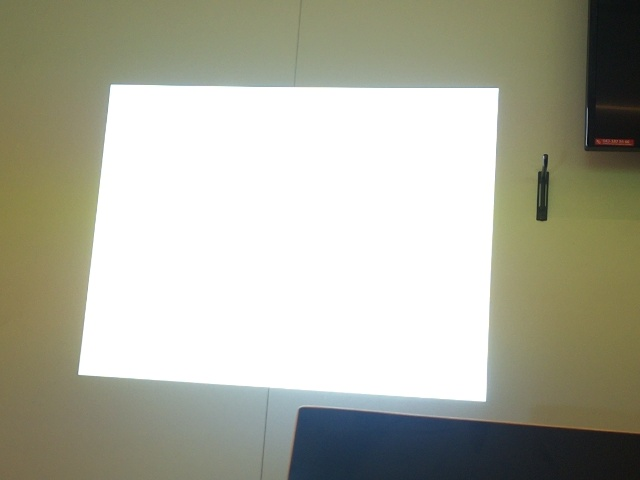
#> input picture test_material/normal/frame_360.jpg, 640 x 480 px
$ python detection.py
#> lines starting #> are read from the running program, lines starting #| are printed output that depends on the picture; after the words box and inside, x2 and y2 are one past the last pixel; in counts of white or black regions, pixels touching at a corner belong together
"""
Detection script
"""

import cv2

# Define parameters at the top of the file or in a config section
MIN_DETECTION_AREA = 5000
THRESHOLD = 210
BLUR_AMOUNT = 5

def cornerdetect(frame, blur_amount=BLUR_AMOUNT, threshold=THRESHOLD, min_detection_area=MIN_DETECTION_AREA):
    detection_frame = frame.copy()
    gray = cv2.cvtColor(detection_frame, cv2.COLOR_RGB2GRAY)

    # Blur - to smooth out noise
    if blur_amount > 0:
        blur = cv2.GaussianBlur(gray, (blur_amount, blur_amount), 0)
    else:
        blur = gray.copy()

    # Threshold image
    _, thresh = cv2.threshold(blur, threshold, 255, cv2.THRESH_BINARY)

    contours, _ = cv2.findContours(
        thresh,
        cv2.RETR_EXTERNAL, # only outer boundaries (no holes / no inner contours)
        cv2.CHAIN_APPROX_SIMPLE # compress segments to only their corner points
    )

    if contours:
        largest = max(contours, key=cv2.contourArea)

        # Ignore tiny blobs
        if cv2.contourArea(largest) > min_detection_area:
            peri = cv2.arcLength(largest, True)
            approx = cv2.approxPolyDP(largest, 0.02 * peri, True)
            print(approx)

            if len(approx) == 4: # only if we have a quadrilateral
                pts = approx.reshape(4, 2)

                # Draw corners
                for x, y in pts:
                    cv2.circle(detection_frame, (x, y), 8, (0, 255, 0), -1)

                cv2.polylines(detection_frame, [approx], True, (255, 0, 0), 2)

    return pts, detection_frame, thresh

def tune_parameters(frame):
    window = "tune parameters"
    cv2.namedWindow(window)

    # Trackbars
    cv2.createTrackbar("blur",       window, BLUR_AMOUNT,        31,      lambda v: None)
    cv2.createTrackbar("threshold",  window, THRESHOLD,          255,     lambda v: None)
    # cv2.createTrackbar("min area /10", window, MIN_DETECTION_AREA // 10, 5000, lambda v: None)

    while True:
        blur  = cv2.getTrackbarPos("blur",         window)
        threshold = cv2.getTrackbarPos("threshold",    window)
        # area  = cv2.getTrackbarPos("min area /10", window) * 10
        area = MIN_DETECTION_AREA

        # blur must be odd and > 0 for GaussianBlur
        blur_safe = max(1, blur | 1)   # bitwise OR with 1 forces odd
        pts, vis, thresh = cornerdetect(frame, blur_amount=blur_safe,
                                             threshold=threshold,
                                             min_detection_area=area)

        # Overlay current values on the preview
        info = f"blur={blur_safe}  thresh={threshold}  min_area={area}"
        cv2.putText(vis, info, (10, 28), cv2.FONT_HERSHEY_SIMPLEX,
                    0.7, (0, 255, 255), 2, cv2.LINE_AA)

        cv2.imshow(window, vis)
        cv2.imshow("threshold view", thresh)

        key = cv2.waitKey(30) & 0xFF
        if key in (ord("q"), 13):   # q or Enter to confirm
            break

    cv2.destroyAllWindows()
    print(f"Final values → BLUR_AMOUNT={blur_safe}, THRESHOLD={threshold}, MIN_DETECTION_AREA={area}")
    return blur_safe, threshold, area

tune_parameters(cv2.imread("test_material/normal/frame_360.jpg"))
#> in tune_parameters, `window = "tune parameters"`: window = 'tune parameters'
#> in tune_parameters, `blur  = cv2.getTrackbarPos("blur",         window)`: blur = 5
#> in tune_parameters, `threshold = cv2.getTrackbarPos("threshold",    window)`: threshold = 210
#> in tune_parameters, `blur_safe = max(1, blur | 1)`: blur_safe = 5
#> in cornerdetect, detection_frame is the input picture: shape (480, 640, 3); mean B, G, R 158.7, 174, 173.4
#> in cornerdetect, `gray = cv2.cvtColor(detection_frame, cv2.COLOR_RGB2GRAY)`:
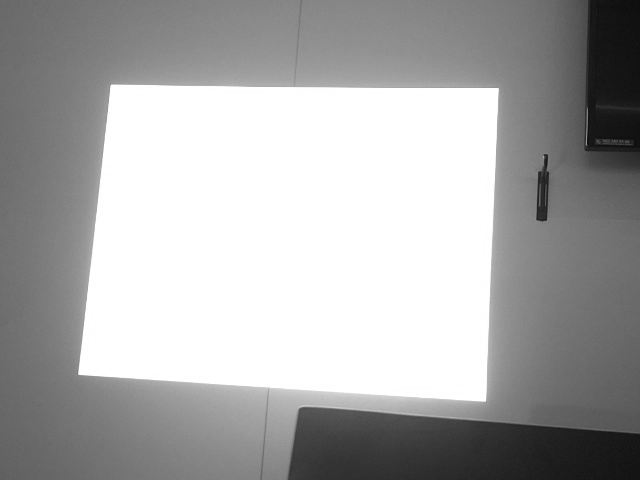
#> gray: shape (480, 640); min 9, max 255, mean 169.3
#> in cornerdetect, `_, thresh = cv2.threshold(blur, threshold, 255, cv2.THRESH_BINARY)`:
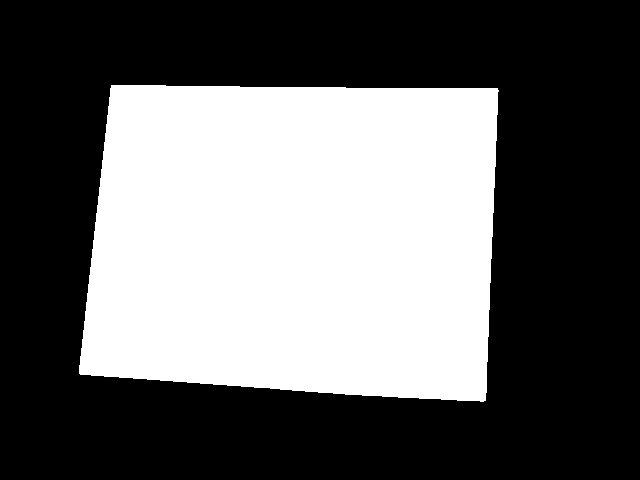
#> thresh: shape (480, 640); 39.2% white; 1 white region
#> in cornerdetect, `contours, _ = cv2.findContours( thresh, cv2.RETR_EXTERNAL,`: contours = 1 contour; box (x1, y1, x2, y2) and area: (79, 85, 499, 402) 119831
#> in cornerdetect, `largest = max(contours, key=cv2.contourArea)`: largest = contour of 159 points, box (x1, y1, x2, y2) (79, 85, 499, 402), area 119831
#> in cornerdetect, `peri = cv2.arcLength(largest, True)`: peri = 1424.3
#> in cornerdetect, `approx = cv2.approxPolyDP(largest, 0.02 * peri, True)`: approx = [[111, 85], [80, 374], [485, 400], [497, 88]]
#| [[[111  85]]
#|  [[ 80 374]]
#|  [[485 400]]
#|  [[497  88]]]
#> the loop in cornerdetect, `for x, y in pts:` made 4 passes
#> after the loop in cornerdetect, `for x, y in pts:`:
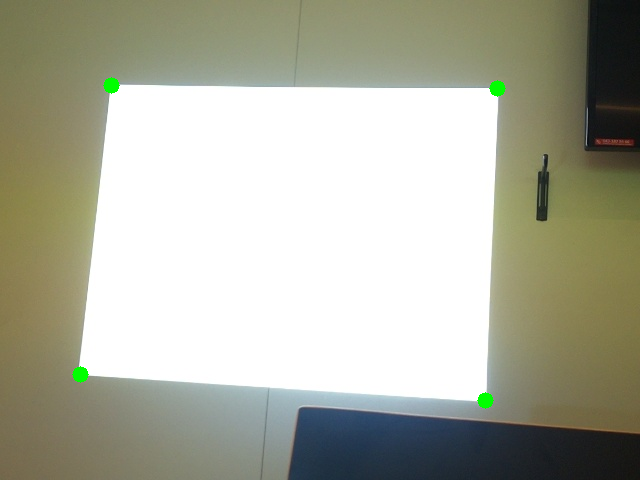
#> detection_frame: shape (480, 640, 3); 0.26% of pixels changed, all inside (x1, y1, x2, y2) = (72, 77, 506, 409)
#> in cornerdetect, `cv2.polylines(detection_frame, [approx], True, (255, 0, 0), 2)`:
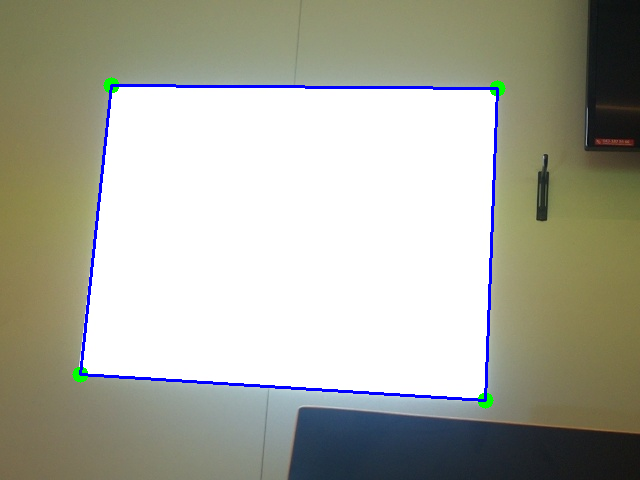
#> detection_frame: shape (480, 640, 3); 1.36% of pixels changed, all inside (x1, y1, x2, y2) = (79, 84, 499, 402)
#> in tune_parameters, `info = f"blur={blur_safe}  thresh={threshold}  min_area={area}"`: info = 'blur=5  thresh=210  min_area=5000'
#> in tune_parameters, `cv2.putText(vis, info, (10, 28), cv2.FONT_HERSHEY_SIMPLEX, 0.7, (0, 25..`:
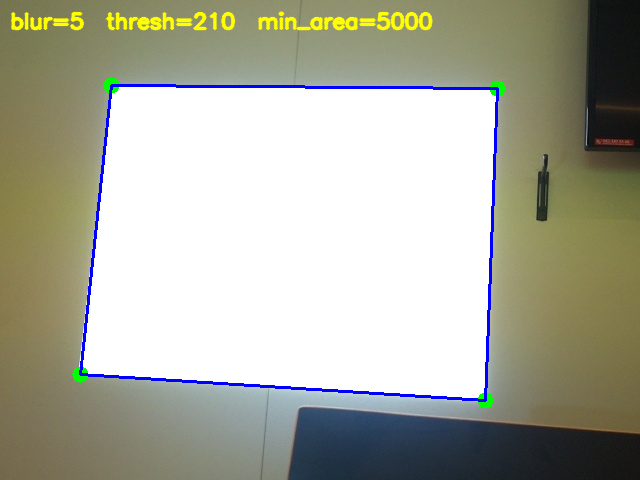
#> vis: shape (480, 640, 3); 1.47% of pixels changed, all inside (x1, y1, x2, y2) = (10, 11, 433, 31)
#> (key q is pressed here)
#| Final values → BLUR_AMOUNT=5, THRESHOLD=210, MIN_DETECTION_AREA=5000

$ run again, with test_material/normal/frame_1080.jpg copied over test_material/normal/frame_360.jpg
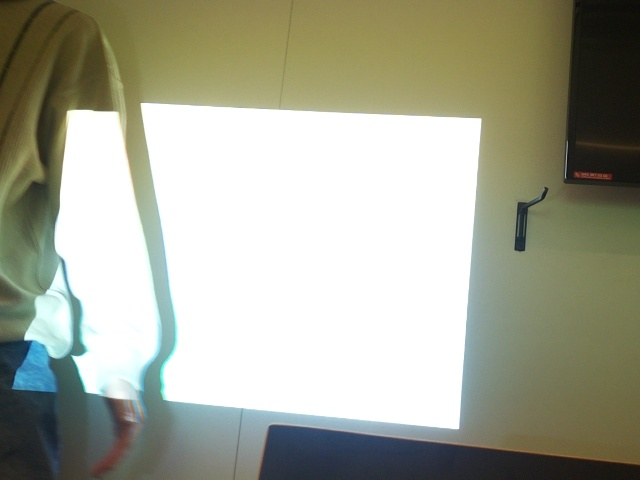
#> input picture test_material/normal/frame_1080.jpg, 640 x 480 px
#> window = 'tune parameters'
#> in tune_parameters, `blur  = cv2.getTrackbarPos("blur",         window)`: blur = 5
#> threshold = 210
#> blur_safe = 5
#> in cornerdetect, detection_frame is the input picture: shape (480, 640, 3); mean B, G, R 149.5, 166.1, 164
#> in cornerdetect, `_, thresh = cv2.threshold(blur, threshold, 255, cv2.THRESH_BINARY)`:
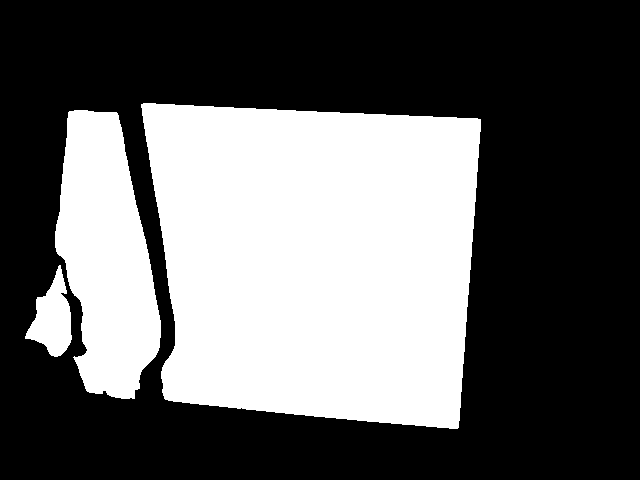
#> thresh: shape (480, 640); 38.3% white; 3 white regions
#> contours = 3 contours; box (x1, y1, x2, y2) and area: (141, 103, 481, 429) 93768, (55, 110, 161, 399) 20454, (25, 265, 72, 357) 2216
#> largest = contour of 243 points, box (x1, y1, x2, y2) (141, 103, 481, 429), area 93768
#> peri = 1286.8
#> approx = [[141, 104], [164, 398], [457, 428], [480, 119]]
#| [[[141 104]]
#|  [[164 398]]
#|  [[457 428]]
#|  [[480 119]]]
#> the loop in cornerdetect, `for x, y in pts:` made 4 passes
#> info = 'blur=5  thresh=210  min_area=5000'
#> in tune_parameters, `cv2.putText(vis, info, (10, 28), cv2.FONT_HERSHEY_SIMPLEX, 0.7, (0, 25..`:
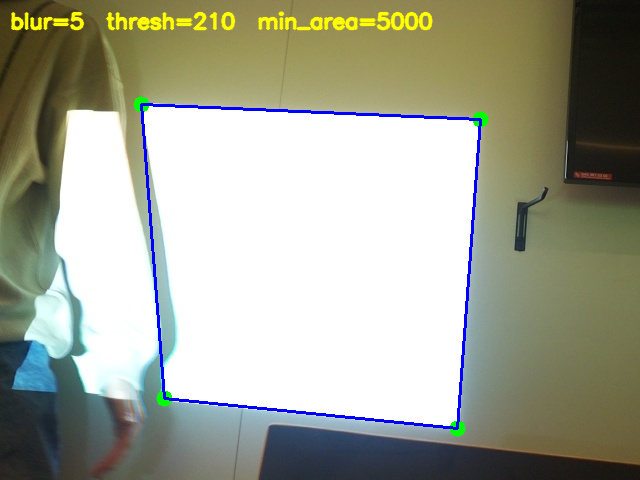
#> vis: shape (480, 640, 3); mean B, G, R 148.8, 164.8, 162.3
#| Final values → BLUR_AMOUNT=5, THRESHOLD=210, MIN_DETECTION_AREA=5000
